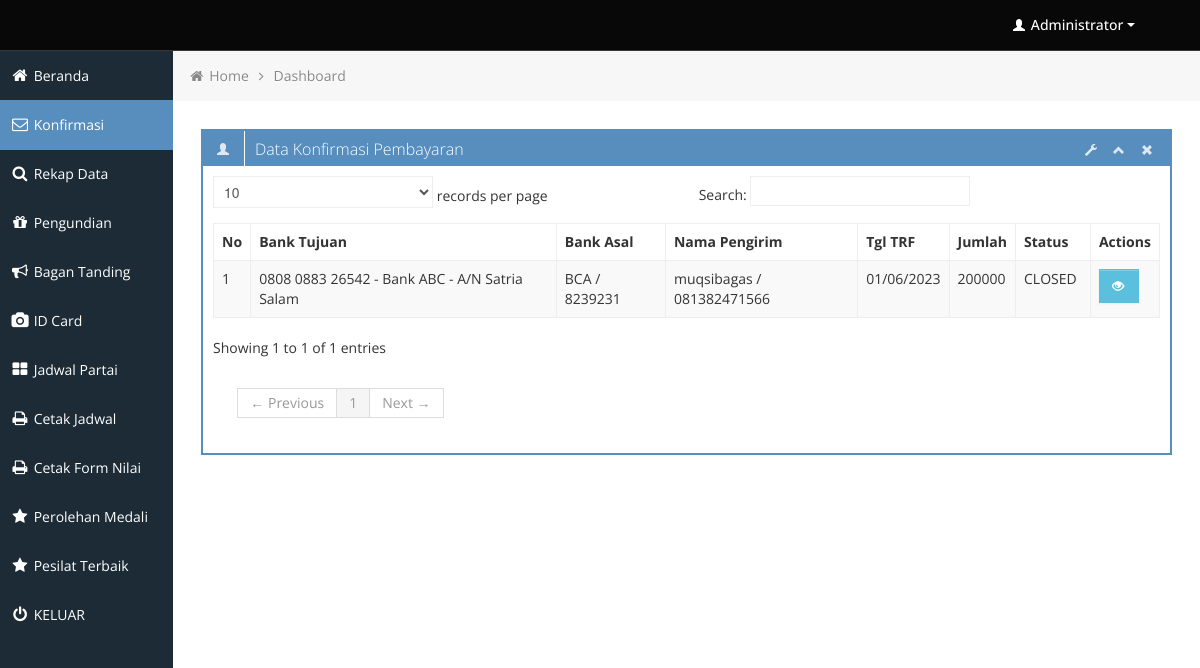
The app's page /backend/admin_konfirmasi.php (signed in) with its own data.
### tables this page shows
CREATE TABLE `konfirmasi` (
  `ID_konfirmasi` int(11) NOT NULL,
  `bank_tujuan` varchar(55) NOT NULL,
  `bank_pengirim` varchar(55) NOT NULL,
  `norek_pengirim` varchar(35) NOT NULL,
  `nm_pengirim` varchar(35) NOT NULL,
  `kontak` varchar(35) NOT NULL,
  `tgl_transfer` varchar(15) NOT NULL,
  `jumlah` varchar(35) NOT NULL,
  `bukti` varchar(128) NOT NULL,
  `catatan` text NOT NULL,
  `datetime` varchar(35) NOT NULL,
  `status` varchar(15) NOT NULL DEFAULT 'OPEN'
);

### backend/admin_konfirmasi.php (the view, shortened to what this page needs)
<?php
	include 'includes/connection.php';
	$sqlkonfirmasi = "SELECT * FROM konfirmasi ORDER BY status DESC";
	$datakonfirmasi = mysqli_query($koneksi, $sqlkonfirmasi);
?>
<div class="row-fluid sortable">
	<div class="box span12">
		<div class="box-header" data-original-title>
			<h2><i class="halflings-icon white user"></i><span class="break"></span>Data Konfirmasi Pembayaran</h2>
			<div class="box-icon">
				<a href="#" class="btn-setting"><i class="halflings-icon white wrench"></i></a>
				<a href="#" class="btn-minimize"><i class="halflings-icon white chevron-up"></i></a>
				<a href="#" class="btn-close"><i class="halflings-icon white remove"></i></a>
			</div>
		</div>
		<div class="box-content">
			<table class="table table-striped table-bordered bootstrap-datatable datatable">
				<thead>
					<tr>
						<th>No</th>
						<th>Bank Tujuan</th>
						<th>Bank Asal</th>
						<th>Nama Pengirim</th>
						<th>Tgl TRF</th>
						<th>Jumlah</th>
						<th>Status</th>
						<th>Actions</th>
					</tr>
				</thead>
				<tbody>
					<?php $no=0; while($konfirmasi = mysqli_fetch_array($datakonfirmasi)) { $no++; ?>
					<tr>
						<td><?php echo $no; ?></td>
						<td><?php echo $konfirmasi['bank_tujuan']; ?></td>
						<td><?php echo $konfirmasi['bank_pengirim']." / ".$konfirmasi['norek_pengirim']; ?></td>
						<td><?php echo $konfirmasi['nm_pengirim']." / ".$konfirmasi['kontak']; ?></td>
						<td><?php echo $konfirmasi['tgl_transfer']; ?></td>
						<td><?php echo $konfirmasi['jumlah']; ?></td>
						<td><?php echo $konfirmasi['status']; ?></td>
						<td class="center">
							<a class="btn btn-info" href="detail_konfirmasi.php?ID_konfirmasi=<?php echo $konfirmasi['ID_konfirmasi']; ?>">
								<i class="halflings-icon white eye-open"></i>
							</a>
						</td>
					</tr>
					<?php } ?>
				</tbody>
			</table>
		</div>
	</div>
</div>

### backend/css/style.css (style rules this page uses)
body { background: #F5F5F5; color: #333; border: none; font-family: 'Open Sans', sans-serif; font-weight: 400; }
a { color: #646464; }
h2 { font-size: 16px; line-height: 16px; }
.box { border: 2px solid #578EBE; background: #fff !important; margin-bottom: 28px; }
.box-header { height: 16px; font-size: 16px; line-height: 16px; padding: 10px; background: #578EBE; -webkit-box-shadow: none; -moz-box-shadow: none; box-shadow: none; overflow: hidden; }
.box-header h2 { float:left; margin-top: 0px; font-weight: 300; }
.box-header .box-icon, .box-header h2 { color:#fff; }
.box-header h2 i { margin: 0px 3px 0px 4px; opacity: .8; filter: alpha(opacity=80); -ms-filter:"progid:DXImageTransform.Microsoft.Alpha(Opacity=80)"; }
.box-header .box-icon { float:right; margin-top: 1px; }
.box-header .box-icon i { -webkit-transition: all 0.1s ease-in-out; -moz-transition: all 0.1s ease-in-out; -o-transition: all 0.1s ease-in-out; -ms-transition: all 0.1s ease-in-out; transition: all 0.1s ease-in-out; opacity: .8; filter: alpha(opacity=80); -ms-filter:"progid:DXImageTransform.Microsoft.Alpha(Opacity=80)"; }
.box-header .box-icon a { margin: 0px 5px; }
.box-content { position: relative; z-index: 50; margin-top: -1px; padding: 10px; background: #fff !important; }
.btn { display: inline-block; padding: 6px 12px; margin-bottom: 0; font-size: 14px; font-weight: 500; line-height: 20px; text-align: center; white-space: nowrap; vertical-align: middle; cursor: pointer; border: 1px solid #a7a9aa; -webkit-border-radius: 0px !important; border-radius: 0px !important; }
.btn i { margin-top: 2px; }
.btn { color: #ffffff; background-color: #a7a9aa; border-color: #a7a9aa; background-image: none; filter: none; text-shadow: none; }
.btn-info { background-color: #5bc0de; border-color: #5bc0de; }
.table th, .table td { border-top: 1px solid #eee; }
.table-bordered { border-color: #eee; -webkit-border-radius: 0px !important; -moz-border-radius: 0px !important; border-radius: 0px !important; }
.table-bordered th, .table-bordered td { border-left: 1px solid #eee; }
.table-bordered thead:first-child tr:first-child > th:first-child, .table-bordered tbody:first-child tr:first-child > td:first-child, .table-bordered tbody:first-child tr:first-child > th:first-child { -webkit-border-radius: 0px !important; -moz-border-radius: 0px !important; border-radius: 0px !important; }
.table-bordered thead:first-child tr:first-child > th:last-child, .table-bordered tbody:first-child tr:first-child > td:last-child, .table-bordered tbody:first-child tr:first-child > th:last-child { -webkit-border-radius: 0px !important; -moz-border-radius: 0px !important; border-radius: 0px !important; }
.table-bordered thead:last-child tr:last-child > th:first-child, .table-bordered tbody:last-child tr:last-child > td:first-child, .table-bordered tbody:last-child tr:last-child > th:first-child, .table-bordered tfoot:last-child tr:last-child > td:first-child, .table-bordered tfoot:last-child tr:last-child > th:first-child { -webkit-border-radius: 0px !important; -moz-border-radius: 0px !important; border-radius: 0px !important; }
.table-bordered thead:last-child tr:last-child > th:last-child, .table-bordered tbody:last-child tr:last-child > td:last-child, .table-bordered tbody:last-child tr:last-child > th:last-child, .table-bordered tfoot:last-child tr:last-child > td:last-child, .table-bordered tfoot:last-child tr:last-child > th:last-child { -webkit-border-radius: 0px !important; -moz-border-radius: 0px !important; border-radius: 0px !important; }

### backend/css/halflings.css (style rules this page uses)
html, html .halflings { -webkit-font-smoothing: antialiased !important; }
.halflings-icon { display: inline-block; width: 14px; height: 14px; line-height: 14px; vertical-align: text-top; background-image: url(../img/glyphicons_halflings.svg); background-position: 0 0; background-repeat: no-repeat; vertical-align: top; *display: inline; *zoom: 1; *margin-right: .3em; }
.halflings-icon.white { background-image: url(../img/glyphicons_halflings-white.svg); }
.halflings-icon.user { background-position: -168px 0; }
.halflings-icon.remove { background-position: -312px 0; }
.halflings-icon.eye-open { background-position: -96px -120px; }
.halflings-icon.chevron-up { background-position: -288px -120px; }
.halflings-icon.wrench { background-position: -360px -144px; }

### records on screen
konfirmasi: bank_tujuan "0808 0883 26542 - Bank ABC - A/N Satria Salam", bank_pengirim "BCA", norek_pengirim "8239231", nm_pengirim "muqsibagas", kontak "081382471566", tgl_transfer "01/06/2023", jumlah "200000", status "CLOSED"
